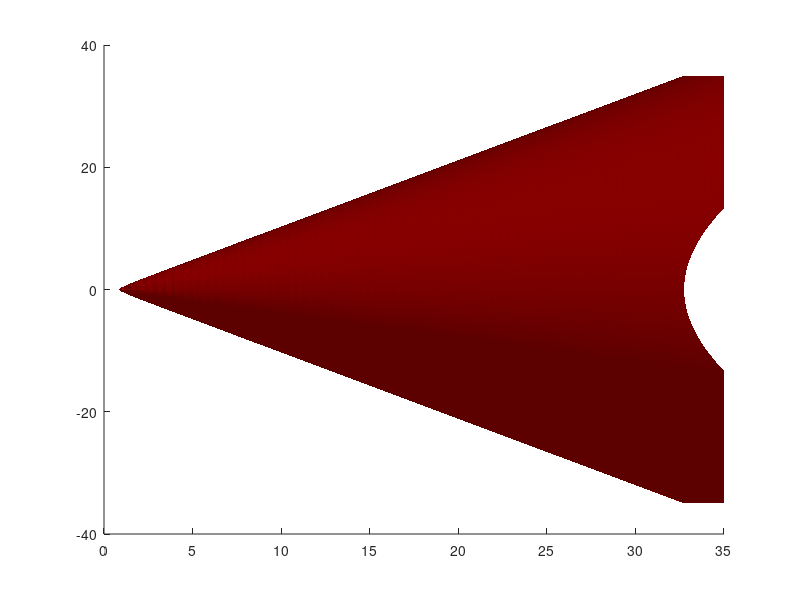

Reproduce this figure in MATLAB. (Note: this script raises an error after producing the figure.)
global c s1 s2 s3 s4 s5 s6 s7 s8 Ts;




%%

s1=[0,0,0];s2=[1,0,0];s0=[30,20,25];
% tau= abs(norm(s0-s1)-norm(s0-s2))/343;

% Define the equation as a function handle
f = @(x, y, z) sqrt((x-1).^2 + (y).^2 + (z).^2) - sqrt(x.^2 + y.^2 + z.^2) - (norm(s0-s2)-norm(s0-s1));

% Create a finer grid of points
[x, y, z] = meshgrid(-35:0.5:35, -35:0.5:35, -35:0.5:35);

% Evaluate the function on the grid
v = f(x, y, z);

% Create an isosurface for the value 0
isosurface_handle = isosurface(x, y, z, v, 0);

% Check if isosurface is empty
if ~isempty(isosurface_handle.vertices)
    % Plot the isosurface
    p = patch(isosurface_handle);
    isonormals(x, y, z, v, p)
    set(p, 'FaceColor', 'red', 'EdgeColor', 'none');

    % Add lighting
    camlight; 
    lighting phong;

    % Label the axes
    xlabel('x');
    ylabel('y');
    zlabel('z');

    % Set the view and add grid
    view(3);
    grid on;

    % Add title
    title('Plot of \sqrt{(x-1)^2 + (y-4)^2 + (z-2)^2} - \sqrt{x^2 + y^2 + z^2} = 5');
else
    disp('No isosurface found within the grid range.');
end


%%

s1=[0,0,0];s2=[1.1,0,0];s3=[1,0.1,0];s4=[1,0,0.1];  s0=[30,20,25];
% Define the equations as function handles
f1 = @(x, y, z) sqrt((x-1.1).^2 + (y).^2 + (z).^2) - sqrt(x.^2 + y.^2 + z.^2) - (norm(s0-s2)-norm(s0-s1));
f2 = @(x, y, z) sqrt((x-1).^2 + (y-0.1).^2 + (z).^2) - sqrt(x.^2 + y.^2 + z.^2) - (norm(s0-s3)-norm(s0-s1));
f3 = @(x, y, z) sqrt((x-1).^2 + (y).^2 + (z-0.1).^2) - sqrt(x.^2 + y.^2 + z.^2) - (norm(s0-s4)-norm(s0-s1));


% Create a finer grid of points
[x, y, z] = meshgrid(-50:0.5:50, -50:0.5:50, -50:0.5:50);

% Evaluate the functions on the grid
v1 = f1(x, y, z);
v2 = f2(x, y, z);
v3 = f3(x, y, z);

% Create figure
figure;

% Plot the first isosurface
isosurface_handle1 = isosurface(x, y, z, v1, 0);
p1 = patch(isosurface_handle1);
isonormals(x, y, z, v1, p1)
set(p1, 'FaceColor', 'red', 'EdgeColor', 'none', 'FaceAlpha', 0.5);

hold on;

% Plot the second isosurface
isosurface_handle2 = isosurface(x, y, z, v2, 0);
p2 = patch(isosurface_handle2);
isonormals(x, y, z, v2, p2)
set(p2, 'FaceColor', 'blue', 'EdgeColor', 'none', 'FaceAlpha', 0.5);

% Plot the third isosurface
isosurface_handle3 = isosurface(x, y, z, v3, 0);
p3 = patch(isosurface_handle3);
isonormals(x, y, z, v3, p3)
set(p3, 'FaceColor', 'green', 'EdgeColor', 'none', 'FaceAlpha', 0.5);

% Add lighting
camlight; 
lighting phong;

% Label the axes
xlabel('x');
ylabel('y');
zlabel('z');

% Set the view and add grid
view(3);
grid on;

% Add title
title('Plot of Multiple Implicit Surfaces');
hold off;

%%

s1=[0,0,0];s2=[1.1,0,0];s3=[1,0.1,0];s4=[1,0,0.1];s5=[1,0,0];  s0=[30,20,50];
system_of_equations = @(vars) [
    sqrt((vars(1)-1.1).^2 + (vars(2)).^2 + (vars(3)).^2) - sqrt(vars(1).^2 + vars(2).^2 + vars(3).^2) - (norm(s0-s2)-norm(s0-s1));
    sqrt((vars(1)-1).^2 + (vars(2)-0.1).^2 + (vars(3)).^2) - sqrt(vars(1).^2 + vars(2).^2 + vars(3).^2) - (norm(s0-s3)-norm(s0-s1));
    sqrt((vars(1)-1).^2 + (vars(2)).^2 + (vars(3)-0.1).^2) - sqrt(vars(1).^2 + vars(2).^2 + vars(3).^2) - (norm(s0-s4)-norm(s0-s1));
    sqrt((vars(1)-1).^2 + (vars(2)).^2 + (vars(3)).^2) - sqrt(vars(1).^2 + vars(2).^2 + vars(3).^2) - (norm(s0-s5)-norm(s0-s1));
];
% Initial guess for the solver
initial_guess = [0, 0, 0];
% Solve the system of equations
options = optimoptions('fsolve', 'Display', 'iter');
solution = fsolve(system_of_equations, initial_guess, options);
% Display the solution
disp('Solution:');
disp(solution);
%%

s1=[0,0,0];s2=[0.5,0,0];s3=[0,0.5,0];s4=[0,0,0.5];s5=[-0.5,0,0]; 
% here s1 is reference
s0=[60,45,50]; % original source location
c=343;
fs=64000*32; % for correct solution it requires very high sampling frequency ( need to upsample by factor 32 is sampling frequency is 64000Hz)
system_of_equations = @(vars) [
    sqrt((vars(1)-s2(1)).^2 + (vars(2)-s2(2)).^2 + (vars(3)-s2(3)).^2) - sqrt(vars(1).^2 + vars(2).^2 + vars(3).^2) - c*(round(((norm(s0-s2)-norm(s0-s1))/c)*fs)/fs);
    sqrt((vars(1)-s3(1)).^2 + (vars(2)-s3(2)).^2 + (vars(3)-s3(3)).^2) - sqrt(vars(1).^2 + vars(2).^2 + vars(3).^2) - c*(round(((norm(s0-s3)-norm(s0-s1))/c)*fs)/fs);
    sqrt((vars(1)-s4(1)).^2 + (vars(2)-s4(2)).^2 + (vars(3)-s4(3)).^2) - sqrt(vars(1).^2 + vars(2).^2 + vars(3).^2) - c*(round(((norm(s0-s4)-norm(s0-s1))/c)*fs)/fs);
    sqrt((vars(1)-s5(1)).^2 + (vars(2)-s5(2)).^2 + (vars(3)-s5(3)).^2) - sqrt(vars(1).^2 + vars(2).^2 + vars(3).^2) - c*(round(((norm(s0-s5)-norm(s0-s1))/c)*fs)/fs);
];

% Initial guess for the solver
initial_guess = [0, 0, 0];

% Solve the system of equations
options = optimoptions('fsolve', 'Display', 'iter');
solution = fsolve(system_of_equations, initial_guess, options);

% Display the solution
disp('Solution:');
disp(solution);

%%
s1 = [0, 0, 0];
s2 = [0.2, 0, 0];
s3 = [0, 0.2, 0];
s4 = [0, 0, 0.2];
sref= [-1,0,0];
s =[43,90,65];
ts= 1/(64000*64);
c=343;

% TDOA=[
%     (norm(s-s1)-norm(s-sref))/c, ...
%     (norm(s-s2)-norm(s-sref))/c,...
%     (norm(s-s3)-norm(s-sref))/c,...
%     (norm(s-s4)-norm(s-sref))/c];
 TDOA= [round(((norm(s-s1)-norm(s-sref))/c)/ts)*ts,round(((norm(s-s2)-norm(s-sref))/c)/ts)*ts,round(((norm(s-s3)-norm(s-sref))/c)/ts)*ts,round(((norm(s-s4)-norm(s-sref))/c)/ts)*ts];
% fprintf('%X.Yf', TDOA);
% disp(TDOA);
A= 2*[
    s1-sref ,c*TDOA(1);
    s2-sref , c*TDOA(2);
    s3-sref , c*TDOA(3);
    s4-sref , c*TDOA(4)
    ];
B= [
  norm(s1)^2-norm(sref)^2- (c*TDOA(1))^2;
  norm(s2)^2-norm(sref)^2- (c*TDOA(2))^2;
  norm(s3)^2-norm(sref)^2- (c*TDOA(3))^2;
  norm(s4)^2-norm(sref)^2- (c*TDOA(4))^2
];

XLos = (A' * A) \ (A' * B);

drone_position = XLos(1:3);
fprintf('Estimated Drone Position: X = %.2f, Y = %.2f, Z = %.2f\n', drone_position);



%% writing error equation of localization and searching least square error equation soltion in 3D grid

% now we come up new method  other than all the solutions we solved yet. we
% take 4 microphones , using the least squared error method we solve the
% equations of their path , time difference of arrival will be their cross
% coupled pairs, there is no perticular reference here


% Sensor locations
s1 = [0, 0, 0];
s2 = [1, 0, 0];
s3 = [0, 1, 0];
s4 = [0, 0, 1];

% Assumed source location
s0 = [50, 43, 81];

c=343;

% Define the squared error function as a function handle
f = @(x, y, z) (sqrt((x-1).^2 + y.^2 + z.^2) - sqrt(x.^2 + y.^2 + z.^2) - (norm(s0 - s2) - norm(s0 - s1)) ).^2 + ...
               (sqrt(x.^2 + (y-1).^2 + z.^2) - sqrt(x.^2 + y.^2 + z.^2) - (norm(s0 - s3) - norm(s0 - s1))).^2 + ...
               (sqrt(x.^2 + y.^2 + (z-1).^2) - sqrt(x.^2 + y.^2 + z.^2) - (norm(s0 - s4) - norm(s0 - s1))).^2 + ...
               (sqrt(x.^2 + (y-1).^2 + z.^2) - sqrt((x-1).^2 + y.^2 + z.^2) - (norm(s0 - s3) - norm(s0 - s2))).^2 + ...
               (sqrt(x.^2 + y.^2 + (z-1).^2) - sqrt((x-1).^2 + y.^2 + z.^2) - (norm(s0 - s4) - norm(s0 - s2))).^2 + ...
               (sqrt(x.^2 + y.^2 + (z-1).^2) - sqrt(x.^2 + (y-1).^2 + z.^2) - (norm(s0 - s4) - norm(s0 - s3))).^2;

% Define the grid range and step size
[x, y, z] = meshgrid(45:0.1:55, 40:0.1:50, 78:0.1:85);

% Evaluate the function on the grid
v = f(x, y, z);

% Find the minimum value of v and its corresponding coordinates
[min_v, min_idx] = min(v(:));
[min_x, min_y, min_z] = ind2sub(size(v), min_idx);

% Display the estimated source location
estimated_source = [x(min_x, min_y, min_z), y(min_x, min_y, min_z), z(min_x, min_y, min_z)];
disp(['Estimated source location: ', num2str(estimated_source)]);



% Create figure
figure;

% Plot the isosurface at the minimum value of v
isosurface_value = min_v;
isosurface_handle = isosurface(x, y, z, v, isosurface_value);

% Check if the isosurface handle is empty
if isempty(isosurface_handle.vertices)
    warning('No isosurface found for the value %f.', isosurface_value);
else
    p = patch(isosurface_handle);
    isonormals(x, y, z, v, p);
    set(p, 'FaceColor', 'red', 'EdgeColor', 'none', 'FaceAlpha', 0.5);

    hold on;
end

% Mark the estimated source location
plot3(estimated_source(1), estimated_source(2), estimated_source(3), 'bo', 'MarkerSize', 10, 'LineWidth', 2);

% Adjust visualization properties
daspect([1 1 1])
view(3); 
axis tight
camlight 
lighting gouraud

% ploting the squared error:

% Define a slice in the x-y plane at a specific z coordinate (you can adjust z_slice as needed)
z_slice = 30;

% Evaluate f over the slice
f_slice = f(x(:,:,z_slice), y(:,:,z_slice), z(:,:,z_slice));

% Plot the function f
figure;
contourf(x(:,:,z_slice), y(:,:,z_slice), f_slice, 50, 'LineWidth', 0.5);
colorbar;
xlabel('x');
ylabel('y');
title('Slice of f(x, y, z) at z = 25');

hold on;

% Plot the estimated source location
plot(estimated_source(1), estimated_source(2), 'ro', 'MarkerSize', 10, 'LineWidth', 2);
text(estimated_source(1), estimated_source(2), [' Estimated Source: (' num2str(estimated_source(1)) ', ' num2str(estimated_source(2)) ')']);

% Plot the actual source location
plot(s0(1), s0(2), 'go', 'MarkerSize', 10, 'LineWidth', 2);
text(s0(1), s0(2), [' Actual Source: (' num2str(s0(1)) ', ' num2str(s0(2)) ')']);

hold off;

% Adjust axis limits for clarity
axis equal;



%%
s1 = [0, 0, 0];
s2 = [1, 0, 0];
s3 = [0, 1, 0];
s4 = [0, 0, 1];

% Assumed source location
s0 = [35.53, 37.47, 28.19];
ts=1/(64000*8);
c=343;


% Define the squared error function as a function handle
f = @(x, y, z) (sqrt((x-1).^2 + y.^2 + z.^2) - sqrt(x.^2 + y.^2 + z.^2) - c*round(((norm(s0 - s2) - norm(s0 - s1))/c)/ts)*ts ).^2 + ...
               (sqrt(x.^2 + (y-1).^2 + z.^2) - sqrt(x.^2 + y.^2 + z.^2) - c*round(((norm(s0 - s3) - norm(s0 - s1))/c)/ts)*ts).^2 + ...
               (sqrt(x.^2 + y.^2 + (z-1).^2) - sqrt(x.^2 + y.^2 + z.^2) - c*round(((norm(s0 - s4) - norm(s0 - s1))/c)/ts)*ts).^2 + ...
               (sqrt(x.^2 + (y-1).^2 + z.^2) - sqrt((x-1).^2 + y.^2 + z.^2) - c*round(((norm(s0 - s3) - norm(s0 - s2))/c)/ts)*ts).^2 + ...
               (sqrt(x.^2 + y.^2 + (z-1).^2) - sqrt((x-1).^2 + y.^2 + z.^2) - c*round(((norm(s0 - s4) - norm(s0 - s2))/c)/ts)*ts).^2 + ...
               (sqrt(x.^2 + y.^2 + (z-1).^2) - sqrt(x.^2 + (y-1).^2 + z.^2) - c*round(((norm(s0 - s4) - norm(s0 - s3))/c)/ts)*ts).^2;

% Define the grid range and step size
[x, y, z] = meshgrid(25:0.1:40, 25:0.1:40, 25:0.1:40);

% Evaluate the function on the grid
v = f(x, y, z);

% Find the minimum value of v and its corresponding coordinates
[min_v, min_idx] = min(v(:));
[min_x, min_y, min_z] = ind2sub(size(v), min_idx);

% Display the estimated source location
estimated_source = [x(min_x, min_y, min_z), y(min_x, min_y, min_z), z(min_x, min_y, min_z)];
disp(['Estimated source location: ', num2str(estimated_source)]);



% Create figure
figure;

% Plot the isosurface at the minimum value of v
isosurface_value = min_v;
isosurface_handle = isosurface(x, y, z, v, isosurface_value);

% Check if the isosurface handle is empty
if isempty(isosurface_handle.vertices)
    warning('No isosurface found for the value %f.', isosurface_value);
else
    p = patch(isosurface_handle);
    isonormals(x, y, z, v, p);
    set(p, 'FaceColor', 'red', 'EdgeColor', 'none', 'FaceAlpha', 0.5);

    hold on;
end

% Mark the estimated source location
plot3(estimated_source(1), estimated_source(2), estimated_source(3), 'bo', 'MarkerSize', 10, 'LineWidth', 2);

% Adjust visualization properties
daspect([1 1 1])
view(3); 
axis tight
camlight 
lighting gouraud

% ploting the squared error:

% Define a slice in the x-y plane at a specific z coordinate (you can adjust z_slice as needed)
z_slice = 30;

% Evaluate f over the slice
f_slice = f(x(:,:,z_slice), y(:,:,z_slice), z(:,:,z_slice));

% Plot the function f
figure;
contourf(x(:,:,z_slice), y(:,:,z_slice), f_slice, 50, 'LineWidth', 0.5);
colorbar;
xlabel('x');
ylabel('y');
title('Slice of f(x, y, z) at z = 25');

hold on;

% Plot the estimated source location
plot(estimated_source(1), estimated_source(2), 'ro', 'MarkerSize', 10, 'LineWidth', 2);
text(estimated_source(1), estimated_source(2), [' Estimated Source: (' num2str(estimated_source(1)) ', ' num2str(estimated_source(2)) ')']);

% Plot the actual source location
plot(s0(1), s0(2), 'go', 'MarkerSize', 10, 'LineWidth', 2);
text(s0(1), s0(2), [' Actual Source: (' num2str(s0(1)) ', ' num2str(s0(2)) ')']);

hold off;

% Adjust axis limits for clarity
axis equal;


%%
% Define the grid range and step size
global X Y Z;
[X, Y, Z] = meshgrid(5:1:105, 5:1:105, 30:1:40);

% Function to find the estimated source location
function estimated_source_location = find_estimated_location(s0)
    global X Y Z;
    s1 = [0, 0, 0];
    s2 = [1, 0, 0];
    s3 = [0, 1, 0];
    s4 = [0, 0, 1];

    ts = 1 / (64000 * 8);
    c = 343;

    % Define the squared error function as a function handle
    f = @(x, y, z) (sqrt((x-1).^2 + y.^2 + z.^2) - sqrt(x.^2 + y.^2 + z.^2) - c * round(((norm(s0 - s2) - norm(s0 - s1)) / c) / ts) * ts ).^2 + ...
                   (sqrt(x.^2 + (y-1).^2 + z.^2) - sqrt(x.^2 + y.^2 + z.^2) - c * round(((norm(s0 - s3) - norm(s0 - s1)) / c) / ts) * ts).^2 + ...
                   (sqrt(x.^2 + y.^2 + (z-1).^2) - sqrt(x.^2 + y.^2 + z.^2) - c * round(((norm(s0 - s4) - norm(s0 - s1)) / c) / ts) * ts).^2 + ...
                   (sqrt(x.^2 + (y-1).^2 + z.^2) - sqrt((x-1).^2 + y.^2 + z.^2) - c * round(((norm(s0 - s3) - norm(s0 - s2)) / c) / ts) * ts).^2 + ...
                   (sqrt(x.^2 + y.^2 + (z-1).^2) - sqrt((x-1).^2 + y.^2 + z.^2) - c * round(((norm(s0 - s4) - norm(s0 - s2)) / c) / ts) * ts).^2 + ...
                   (sqrt(x.^2 + y.^2 + (z-1).^2) - sqrt(x.^2 + (y-1).^2 + z.^2) - c * round(((norm(s0 - s4) - norm(s0 - s3)) / c) / ts) * ts).^2;

    % Evaluate the function on the grid
    v = f(X, Y, Z);

    % Find the minimum value of v and its corresponding coordinates
    [~, min_idx] = min(v(:));
    [min_x, min_y, min_z] = ind2sub(size(v), min_idx);

    % Display the estimated source location
    estimated_source_location = [X(min_x, min_y, min_z), Y(min_x, min_y, min_z), Z(min_x, min_y, min_z)];
    
end

xcor = linspace(10, 100, 91);
ycor = linspace(10, 100, 91);
z = 35;
array3D = zeros(length(xcor), length(ycor), 1);

for i = 1:length(xcor)
    for j = 1:length(ycor)
        s = [xcor(i), ycor(j), z];
        
        estimated_source_location = find_estimated_location(s);
        % disp(s);
        % disp(S_est');
        array3D(i, j, :) = abs(norm(estimated_source_location - s));
    end
end
%%

% Plot the data
[X_grid, Y_grid] = meshgrid(xcor, ycor);
Z_grid = squeeze(array3D(:, :, 1));

figure;
surf(X_grid, Y_grid, Z_grid);
xlabel('X Position');
ylabel('Y Position');
zlabel('Error');
title('Localization Error in 3D Space');
colorbar;


